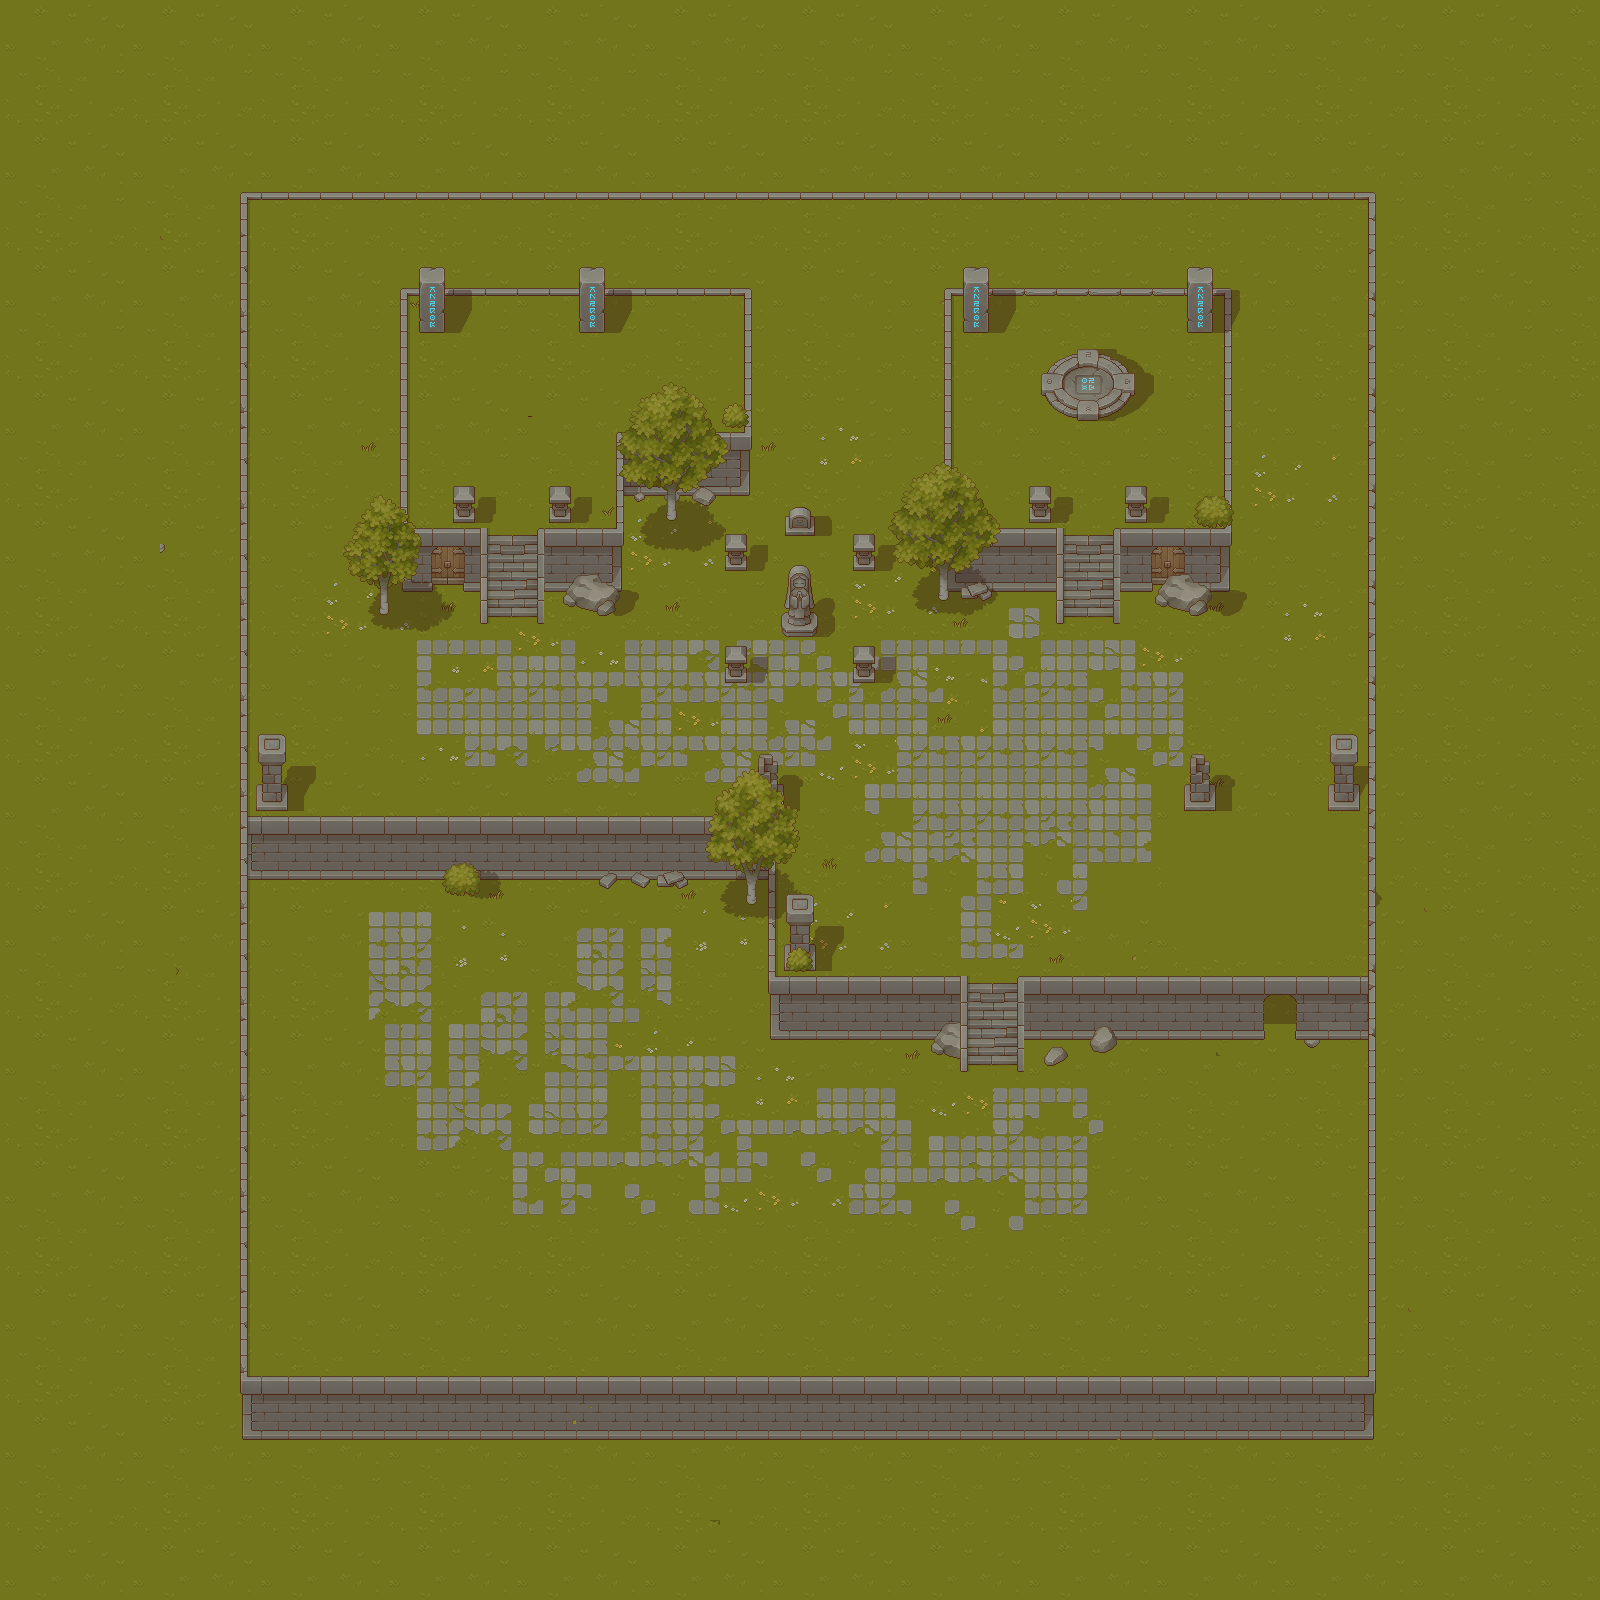

Rendered tile map (Tiled .tmx) drawn with the repository's tilesets; below, a short description and the map source with its tile grids summarised:
An orthogonal 100x100 tile map with 16x16 px tiles, 11 tile layers (ground, grass, wall, topshadow, ...), 2 tilesets and 100 objects (Start Point, End Point, Prev Point, Durin The Blacksmith).

<map version="1.10" tiledversion="1.10.2" orientation="orthogonal" renderorder="right-down" width="100" height="100" tilewidth="16" tileheight="16" infinite="0" nextlayerid="27" nextobjectid="134">
 <editorsettings>
  <export target="tilemap00..tmx" format="tmx" />
 </editorsettings>
 <tileset firstgid="1" source="ground_tileset.tsx" />
 <tileset firstgid="925" source="tilesets1.tsx" />
 <layer id="9" name="ground" width="100" height="100">
  <data>[10000 cells, 10000 non-empty, 64 distinct tile ids]</data>
 </layer>
 <layer id="10" name="grass" width="100" height="100">
  <data>[10000 cells, 1343 non-empty, 211 distinct tile ids]</data>
 </layer>
 <layer id="11" name="wall" width="100" height="100">
  <data>[10000 cells, 801 non-empty, 138 distinct tile ids]</data>
 </layer>
 <layer id="16" name="topshadow" width="100" height="100" opacity="0.35">
  <data>[10000 cells, 428 non-empty, 170 distinct tile ids]</data>
 </layer>
 <objectgroup id="3" name="Player">
  <object id="11" name="Start Point" x="650.697" y="692.447" />
  <object id="12" name="End Point" x="1079.36" y="375.398" width="18.1667" height="18.5" />
  <object id="15" name="Prev Point" x="1090" y="387.08" />
 </objectgroup>
 <layer id="17" name="top-wall" width="100" height="100">
  <data>[10000 cells, 373 non-empty, 34 distinct tile ids]</data>
 </layer>
 <layer id="13" name="stone" width="100" height="100">
  <data>[10000 cells, 116 non-empty, 76 distinct tile ids]</data>
 </layer>
 <layer id="14" name="struct" width="100" height="100">
  <data>[10000 cells, 229 non-empty, 128 distinct tile ids]</data>
 </layer>
 <layer id="12" name="tree" width="100" height="100">
  <data>[10000 cells, 363 non-empty, 225 distinct tile ids]</data>
 </layer>
 <objectgroup id="2" name="Collision">
  <object id="1" x="-1.56665" y="193.601" width="255.702" height="1209.01" />
  <object id="2" x="245.702" y="1402.81" width="1129.81" height="184.801" />
  <object id="3" x="1360.31" y="193.568" width="227.301" height="1207.14" />
  <object id="4" x="247.786" y="6.3956" width="1127.71" height="199.9" rotation="359.99" />
  <object id="70" x="247.786" y="6.3956" width="1127.71" height="199.9" rotation="359.99" />
  <object id="16" x="778.875" y="610.958" width="41.1667" height="29.7917" />
  <object id="17" x="-554.545" y="230.303" />
  <object id="18" x="248.5" y="808" width="532.167" height="69.5682" />
  <object id="19" x="763.545" y="861.667" width="16.7273" height="113.667" />
  <object id="20" x="763.515" y="970.989" width="207.701" height="66.8068" />
  <object id="21" x="935" y="1024" width="24" height="33" />
  <object id="22" x="961" y="1021" width="10.2311" height="53.4545" />
  <object id="23" x="1014.03" y="971.235" width="12.3447" height="100.098" />
  <object id="24" x="1025.67" y="970.834" width="139.969" height="66.8409" />
  <object id="27" x="395.614" y="523.341" width="95.75" height="66.9091" />
  <object id="28" x="533.159" y="523" width="95.8636" height="66.8636" />
  <object id="29" x="564.75" y="577" width="55.75" height="38.25" />
  <object id="30" x="533.409" y="572.75" width="15.25" height="53.8182" />
  <object id="31" x="476.682" y="573.25" width="14.9886" height="54.3636" />
  <object id="32" x="394.864" y="289.5" width="17.8636" height="239.75" />
  <object id="33" x="739" y="289" width="17.5" height="143.25" />
  <object id="34" x="610" y="429" width="146.5" height="64.5455" />
  <object id="35" x="611" y="477.25" width="18.25" height="52.25" />
  <object id="36" x="408" y="284.25" width="348.5" height="15.5" />
  <object id="37" x="414.375" y="310" width="34.875" height="27.5455" />
  <object id="38" x="574.932" y="310.727" width="34.8182" height="25.8977" />
  <object id="39" x="447.273" y="505.636" width="33.4545" height="17.8182" />
  <object id="40" x="543.455" y="505.091" width="33.2727" height="17.4545" />
  <object id="41" x="779.5" y="516.125" width="40.75" height="24" />
  <object id="42" x="720.63" y="554.852" width="30.0114" height="20.3977" />
  <object id="43" x="785.75" y="517.375" width="28.5" height="17.625" />
  <object id="44" x="848.5" y="554.875" width="31.5" height="19.625" />
  <object id="45" x="720.716" y="667" width="30.983" height="19.8352" />
  <object id="46" x="849.511" y="666.875" width="29.3636" height="20" />
  <object id="47" x="747.591" y="784.125" width="40.375" height="27.4773" />
  <object id="48" x="781.273" y="943.636" width="41.0909" height="28.3636" />
  <object id="49" x="936.182" y="522.205" width="132.761" height="68.1364" />
  <object id="50" x="1108.39" y="522.489" width="128.114" height="67.1932" />
  <object id="51" x="1158" y="578.25" width="54.75" height="35.5" />
  <object id="52" x="1051.75" y="572.75" width="17.2273" height="55.375" />
  <object id="53" x="1108.51" y="572.75" width="16.4886" height="55.625" />
  <object id="54" x="1023.9" y="506.932" width="32.4091" height="17.25" />
  <object id="55" x="1120.13" y="507" width="32.1136" height="15.1818" />
  <object id="56" x="1181.06" y="312.545" width="36.125" height="25.8977" />
  <object id="57" x="959.318" y="314.545" width="35.1023" height="22.875" />
  <object id="58" x="935.909" y="288.25" width="21.3864" height="240" />
  <object id="59" x="1217.27" y="289" width="21" height="240" />
  <object id="60" x="951.75" y="282.75" width="272.25" height="19" />
  <object id="61" x="1320.91" y="784" width="38.7273" height="26.3636" />
  <object id="62" x="1176" y="784.182" width="48" height="25.6364" />
  <object id="63" x="1165.25" y="802.848" width="24.8485" height="173.152" />
  <object id="64" x="1183.33" y="802.515" width="184.333" height="74.1515" />
  <object id="66" x="254.5" y="783.5" width="37.75" height="25.75" />
  <object id="67" x="1193.82" y="923.455" width="45.6364" height="39.4545" />
  <object id="68" x="1235.82" y="869.273" width="24.1818" height="20.1818" />
  <object id="69" x="1202.18" y="869.636" width="24.1818" height="19.4545" />
  <object id="72" x="664.068" y="509.375" width="16.3068" height="12.6705" />
  <object id="73" x="377.818" y="604.545" width="12.3636" height="10.9091" />
  <object id="74" x="743.818" y="891.455" width="16.1818" height="15.4545" />
  <object id="76" x="1319.45" y="890" width="16" height="15.2727" />
  <object id="77" x="936.364" y="590.727" width="14" height="12.7273" />
  <object id="81" x="1038.25" y="1043" width="33.75" height="27" />
  <object id="82" x="1086.75" y="1038" width="34" height="20" />
  <object id="83" x="1001.5" y="1077" width="0.25" height="8" />
  <object id="84" x="985" y="1051.25" width="0.75" height="6.75" />
  <object id="94" x="722.909" y="419.273" width="26.1818" height="7.81818" />
  <object id="115" x="1295.82" y="1030" width="74.0073" height="8.17427" />
  <object id="129" x="704" y="596.5" width="29.5" height="29" />
  <object id="133" x="1159.66" y="1031.25" width="104.007" height="7.5076" />
 </objectgroup>
 <objectgroup id="5" name="NPC">
  <object id="5" name="Durin The Blacksmith" x="703.611" y="595.925" width="29.4002" height="29.7002" />
 </objectgroup>
 <objectgroup id="19" name="HideObject">
  <object id="85" x="766.33" y="560.045" width="53.6705" height="51.1306" />
  </objectgroup>
 <objectgroup id="25" name="JoinRoom">
  <!-- 2 objects omitted --></objectgroup>
 <layer id="15" name="etx" width="100" height="100">
  <data>[10000 cells, 234 non-empty, 83 distinct tile ids]</data>
 </layer>
 <layer id="22" name="topgrass" width="100" height="100">
  <data>[10000 cells, 130 non-empty, 17 distinct tile ids]</data>
 </layer>
 <layer id="24" name="topwall" width="100" height="100">
  <data>[10000 cells, 10 non-empty, 6 distinct tile ids]</data>
 </layer>
</map>
<!-- 26 of 100 objects omitted -->
